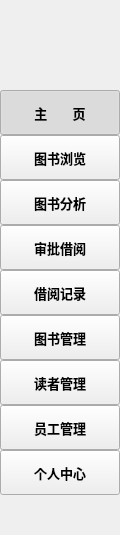
       <widget class="QWidget" name="widget_dock" native="true">
        <property name="minimumSize">
         <size>
          <width>120</width>
          <height>0</height>
         </size>
        </property>
        <property name="maximumSize">
         <size>
          <width>120</width>
          <height>16777215</height>
         </size>
        </property>
        <property name="styleSheet">
         <string notr="true"/>
        </property>
        <layout class="QGridLayout" name="gridLayout_2">
         <property name="leftMargin">
          <number>0</number>
         </property>
         <property name="topMargin">
          <number>0</number>
         </property>
         <property name="rightMargin">
          <number>0</number>
         </property>
         <property name="bottomMargin">
          <number>0</number>
         </property>
         <property name="spacing">
          <number>0</number>
         </property>
         <item row="6" column="0">
          <widget class="QPushButton" name="btn_readerRecord">
           <property name="minimumSize">
            <size>
             <width>120</width>
             <height>45</height>
            </size>
           </property>
           <property name="font">
            <font>
             <family>微软雅黑</family>
             <pointsize>10</pointsize>
             <bold>true</bold>
            </font>
           </property>
           <property name="text">
            <string>借阅记录</string>
           </property>
           <property name="checkable">
            <bool>true</bool>
           </property>
           <property name="autoRepeat">
            <bool>false</bool>
           </property>
           <property name="autoExclusive">
            <bool>true</bool>
           </property>
          </widget>
         </item>
         <item row="0" column="0">
          <widget class="QLabel" name="lab_icon">
           <property name="minimumSize">
            <size>
             <width>120</width>
             <height>90</height>
            </size>
           </property>
           <property name="maximumSize">
            <size>
             <width>120</width>
             <height>90</height>
            </size>
           </property>
           <property name="styleSheet">
            <string notr="true"/>
           </property>
           <property name="text">
            <string/>
           </property>
           <property name="scaledContents">
            <bool>true</bool>
           </property>
          </widget>
         </item>
         <item row="8" column="0">
          <widget class="QPushButton" name="btn_manageReader">
           <property name="minimumSize">
            <size>
             <width>120</width>
             <height>45</height>
            </size>
           </property>
           <property name="font">
            <font>
             <family>微软雅黑</family>
             <pointsize>10</pointsize>
             <bold>true</bold>
            </font>
           </property>
           <property name="text">
            <string>读者管理</string>
           </property>
           <property name="checkable">
            <bool>true</bool>
           </property>
           <property name="autoRepeat">
            <bool>false</bool>
           </property>
           <property name="autoExclusive">
            <bool>true</bool>
           </property>
          </widget>
         </item>
         <item row="3" column="0">
          <widget class="QPushButton" name="btn_bookAnalysis">
           <property name="minimumSize">
            <size>
             <width>120</width>
             <height>45</height>
            </size>
           </property>
           <property name="font">
            <font>
             <family>微软雅黑</family>
             <pointsize>10</pointsize>
             <bold>true</bold>
            </font>
           </property>
           <property name="text">
            <string>图书分析</string>
           </property>
           <property name="checkable">
            <bool>true</bool>
           </property>
           <property name="autoRepeat">
            <bool>false</bool>
           </property>
           <property name="autoExclusive">
            <bool>true</bool>
           </property>
          </widget>
         </item>
         <item row="1" column="0">
          <widget class="QPushButton" name="btn_home">
           <property name="minimumSize">
            <size>
             <width>120</width>
             <height>45</height>
            </size>
           </property>
           <property name="font">
            <font>
             <pointsize>10</pointsize>
             <bold>true</bold>
            </font>
           </property>
           <property name="text">
            <string>主       页</string>
           </property>
           <property name="checkable">
            <bool>true</bool>
           </property>
           <property name="checked">
            <bool>true</bool>
           </property>
           <property name="autoRepeat">
            <bool>false</bool>
           </property>
           <property name="autoExclusive">
            <bool>true</bool>
           </property>
          </widget>
         </item>
         <item row="10" column="0">
          <widget class="QPushButton" name="btn_userInfo">
           <property name="minimumSize">
            <size>
             <width>120</width>
             <height>45</height>
            </size>
           </property>
           <property name="font">
            <font>
             <family>微软雅黑</family>
             <pointsize>10</pointsize>
             <bold>true</bold>
            </font>
           </property>
           <property name="text">
            <string>个人中心</string>
           </property>
           <property name="checkable">
            <bool>true</bool>
           </property>
           <property name="autoRepeat">
            <bool>false</bool>
           </property>
           <property name="autoExclusive">
            <bool>true</bool>
           </property>
          </widget>
         </item>
         <item row="2" column="0">
          <widget class="QPushButton" name="btn_bookBrowse">
           <property name="minimumSize">
            <size>
             <width>120</width>
             <height>45</height>
            </size>
           </property>
           <property name="font">
            <font>
             <family>微软雅黑</family>
             <pointsize>10</pointsize>
             <bold>true</bold>
            </font>
           </property>
           <property name="text">
            <string>图书浏览</string>
           </property>
           <property name="checkable">
            <bool>true</bool>
           </property>
           <property name="autoRepeat">
            <bool>false</bool>
           </property>
           <property name="autoExclusive">
            <bool>true</bool>
           </property>
          </widget>
         </item>
         <item row="7" column="0">
          <widget class="QPushButton" name="btn_manageBook">
           <property name="minimumSize">
            <size>
             <width>120</width>
             <height>45</height>
            </size>
           </property>
           <property name="font">
            <font>
             <family>微软雅黑</family>
             <pointsize>10</pointsize>
             <bold>true</bold>
            </font>
           </property>
           <property name="text">
            <string>图书管理</string>
           </property>
           <property name="checkable">
            <bool>true</bool>
           </property>
           <property name="autoRepeat">
            <bool>false</bool>
           </property>
           <property name="autoExclusive">
            <bool>true</bool>
           </property>
          </widget>
         </item>
         <item row="9" column="0">
          <widget class="QPushButton" name="btn_manageStaff">
           <property name="minimumSize">
            <size>
             <width>120</width>
             <height>45</height>
            </size>
           </property>
           <property name="font">
            <font>
             <family>微软雅黑</family>
             <pointsize>10</pointsize>
             <bold>true</bold>
            </font>
           </property>
           <property name="text">
            <string>员工管理</string>
           </property>
           <property name="checkable">
            <bool>true</bool>
           </property>
           <property name="autoRepeat">
            <bool>false</bool>
           </property>
           <property name="autoExclusive">
            <bool>true</bool>
           </property>
          </widget>
         </item>
         <item row="5" column="0">
          <widget class="QPushButton" name="btn_bookReview">
           <property name="minimumSize">
            <size>
             <width>120</width>
             <height>45</height>
            </size>
           </property>
           <property name="font">
            <font>
             <family>微软雅黑</family>
             <pointsize>10</pointsize>
             <bold>true</bold>
            </font>
           </property>
           <property name="text">
            <string>审批借阅</string>
           </property>
           <property name="checkable">
            <bool>true</bool>
           </property>
           <property name="autoRepeat">
            <bool>false</bool>
           </property>
           <property name="autoExclusive">
            <bool>true</bool>
           </property>
          </widget>
         </item>
         <item row="11" column="0">
          <spacer name="verticalSpacer">
           <property name="orientation">
            <enum>Qt::Vertical</enum>
           </property>
           <property name="sizeHint" stdset="0">
            <size>
             <width>20</width>
             <height>40</height>
            </size>
           </property>
          </spacer>
         </item>
        </layout>
       </widget>
